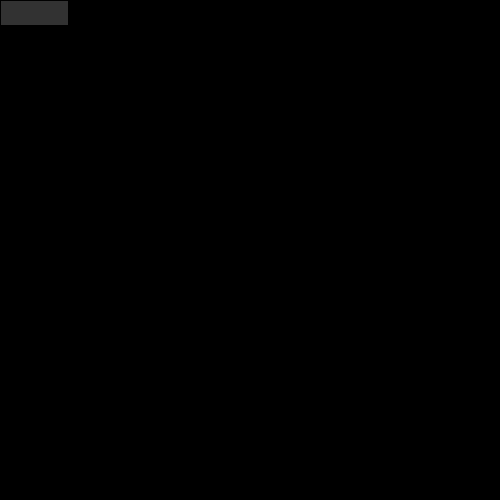
Frame 1 (no input)
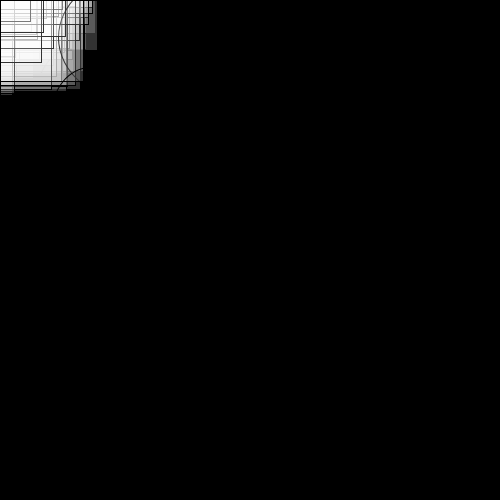
Frame 60 (the mouse pressed at the canvas centre just before this capture)
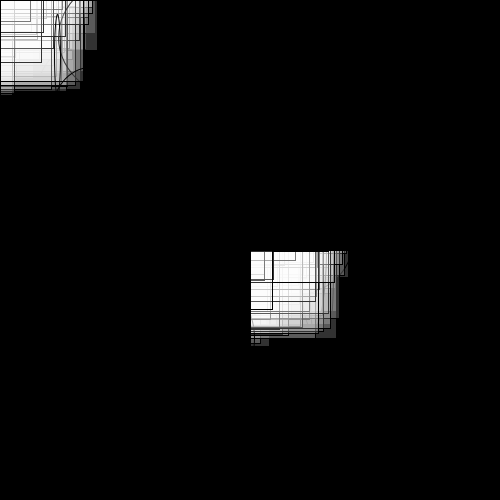
Frame 120 (the mouse held since frame 60 and released just before this capture)

The Processing sketch that drew these frames (run headless with seeded random() and noise(); from frame 60 on, the mouse is pressed at the canvas centre):

// Processing sketch: exercice_3_victor
// ── exercice_3_victor.pde
void setup() {

size (500,500);
background (0,0,0);

}

void draw() {
  fill(255,255,255,50);
  rect(mouseX, mouseY, random(10,100),random(0,100));
    fill(0,0,0,0);
  ellipse(random(0,500),random(0,500),random(0,200),random(0,200));
}
